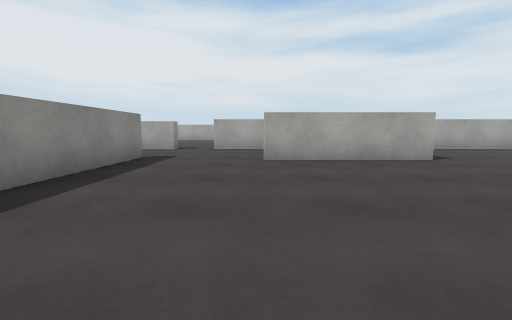
View 1 (above)

24 first-person views from a walk through a Unity game level. The camera is 0.62 m above the floor, tilts 6° down and sees 85° across. The floor is counted in squares, 1 m on a side. Each view is taken from the middle of a square. On the plan, view 1 faces up. The plan holds only what a view shows up to about 9 squares ahead; the rest is blank. The place goes on beyond the plan. Surface patterns are stand-ins for the level's own textures.

View 2
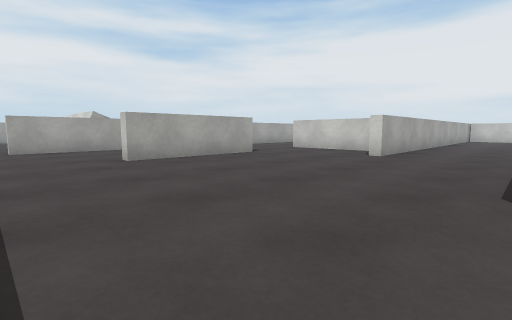

View 3
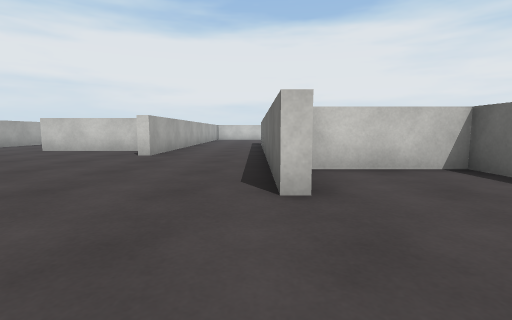

View 4
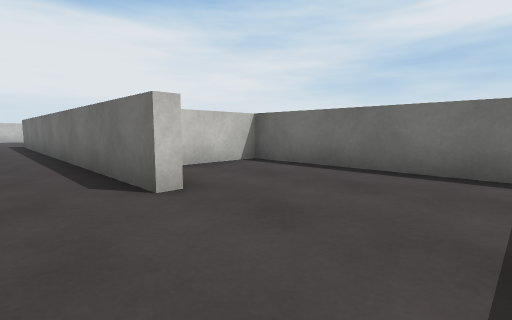

View 5
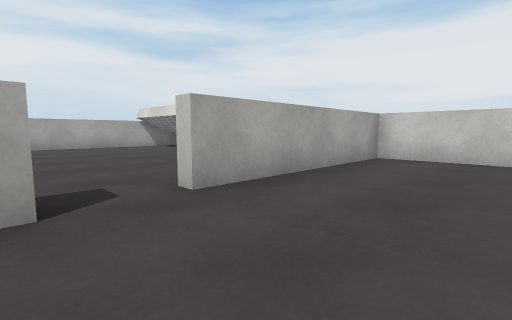

View 6
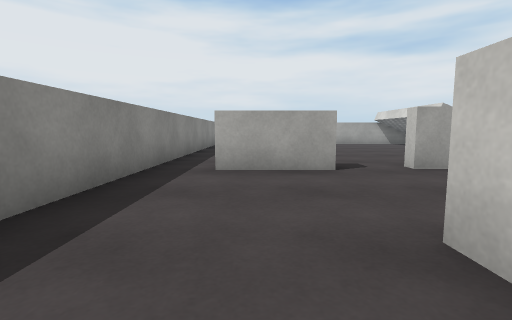

View 7
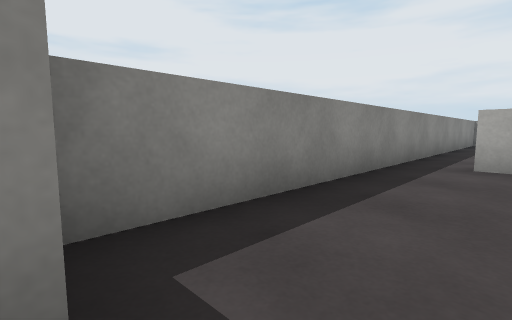

View 8
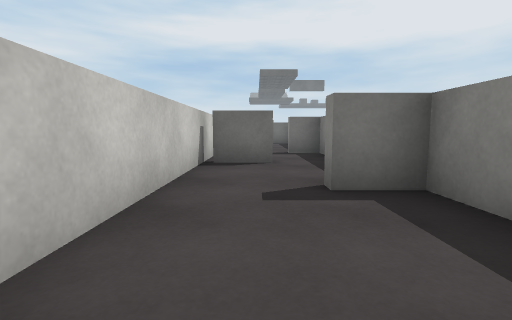

View 9
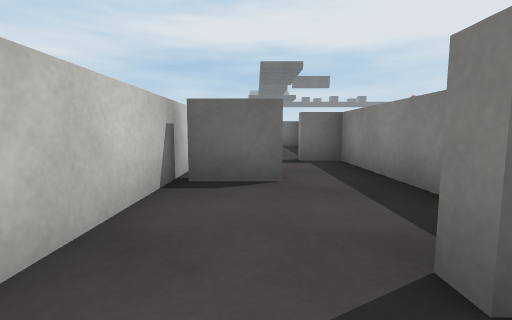

View 10
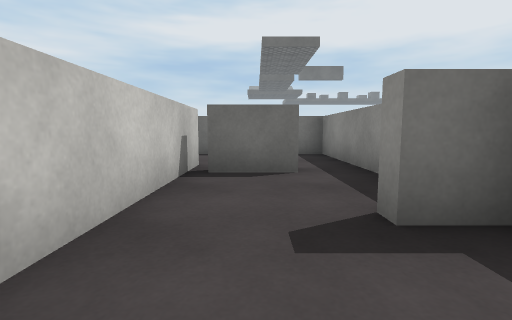

View 11
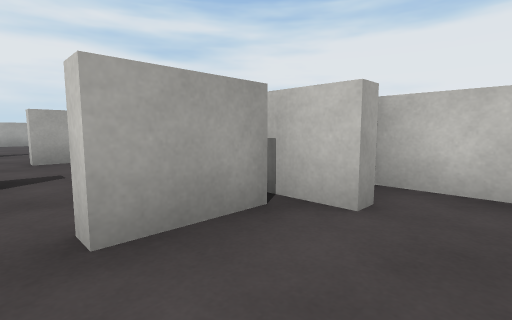

View 12
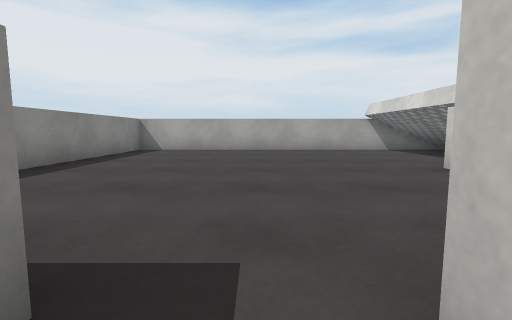

View 13
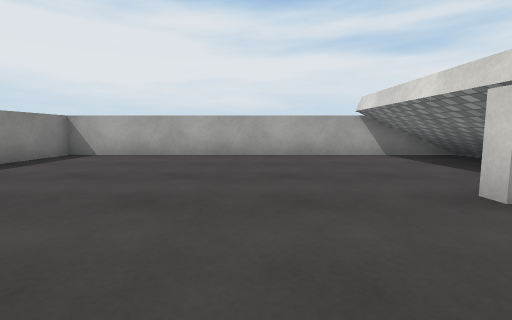

View 14
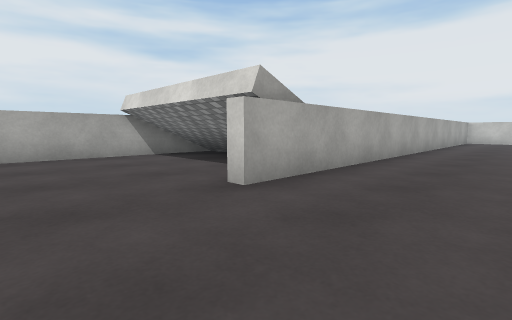

View 15
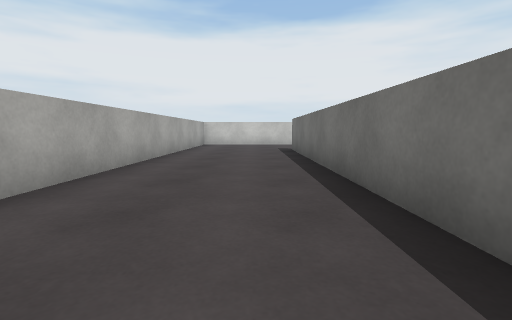

View 16
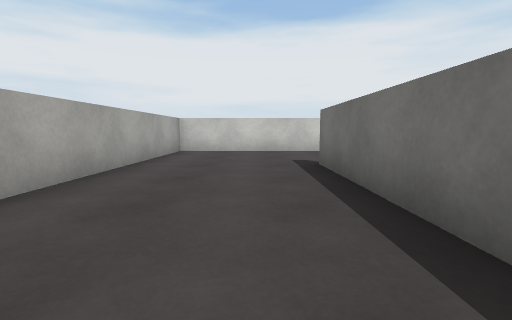

View 17
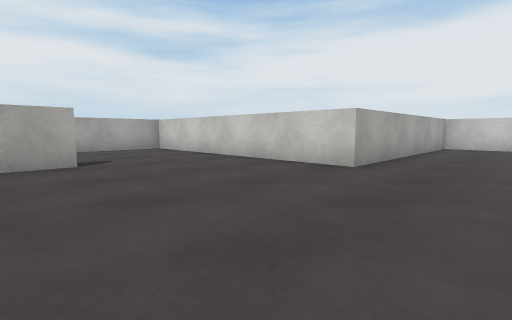

View 18
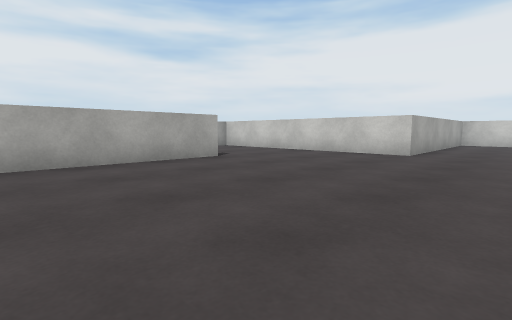

View 19
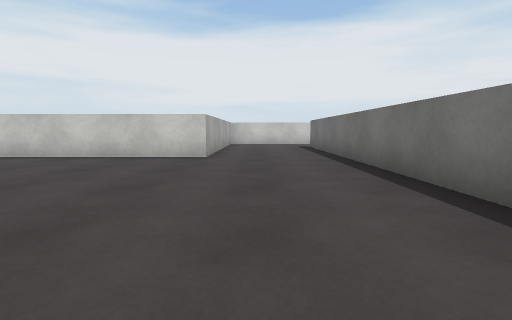

View 20
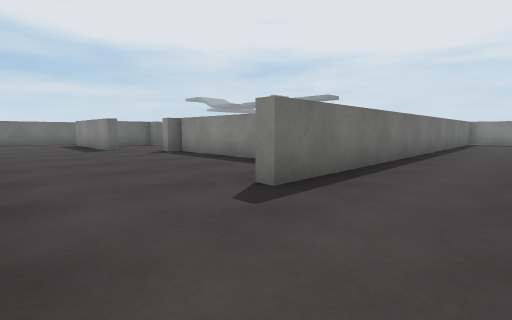

View 21
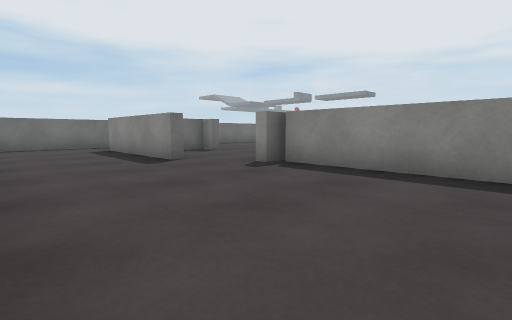

View 22
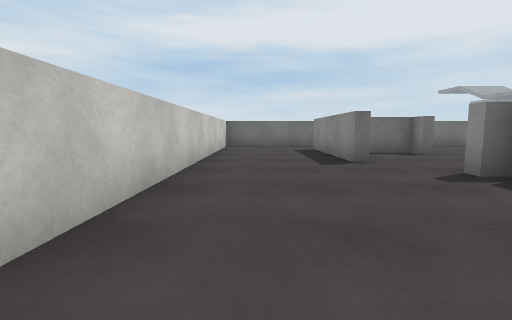

View 23
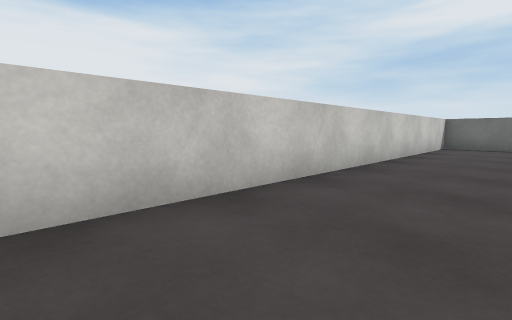

View 24
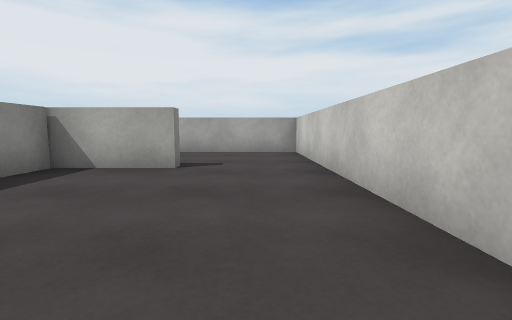

### Floor plan
Key: @ floor where view 1 was taken; # wall or solid block; . floor; ^ raised ledge.
Columns run from 6 left of view 1 to 23 right of it. Each row starts with its distance up from view 1.
 18 ###########
 17 #........
 16 #........
 15 #........
 14 #.......#^############
 13 #.....................#
 12 #.....................#
 11 #.....................#
 10 #.##.##############...#
  9 #.........#...........#
  8 #.........#...........#
  7 #.........#...........########
  6 #..#...####..#...............#
  5 #..#.........#...............#
  4 ##.#.........#...............#
  3 #..#.......####  #########...#
  2 #.##............        #....#
  1 #..#.............       #....#
  0 #..#..@##########       #....#
 -1 ##.#.....#              #....#
 -2 #..#.....#              #....#
 -3 #.########             ##....#
 -4 #..#.#   #             ......#
 -5 #....#                ...#...#
 -6 ######                ...#...#
 -7 #                     .###...#
 -8                          #...#
 -9                          ....#
-10                           ####

Positions as (right, up) in squares from view 1, and headings:
1: (0, 0), facing up
2: (-2, 0), facing up-right
3: (-2, 0), facing right
4: (-2, 1), facing down-right
5: (-3, 7), facing up-right
6: (-4, 5), facing up
7: (-4, 4), facing up-left
8: (-4, 7), facing down
9: (-4, 5), facing down
10: (-4, 1), facing down
11: (-5, -5), facing up-right
12: (-2, 9), facing up
13: (-1, 11), facing up
14: (-1, 11), facing up-right
15: (3, 11), facing right
16: (7, 11), facing right
17: (11, 4), facing up-right
18: (8, 4), facing up-right
19: (9, 5), facing right
20: (22, 5), facing down-left
21: (22, 1), facing down-left
22: (21, 1), facing down
23: (20, 1), facing down-right
24: (21, -2), facing up
